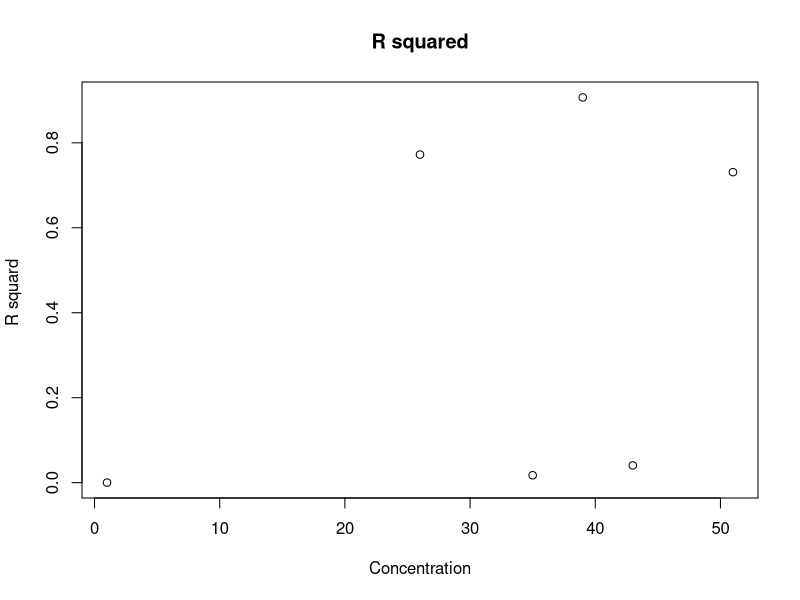

The R source for this figure:
setwd('/Users/ZoubouzoumBouzey/Documents/Bacteruino/bio/2nd/bigassplot2/')

table = read.table("allboxrs.csv", header = TRUE)

summary(table)

table[,c('C','rs')]
plot(table[,'C'], table[,'rs'], main = "R squared", xlab = "Concentration", ylab = "R squard ")
